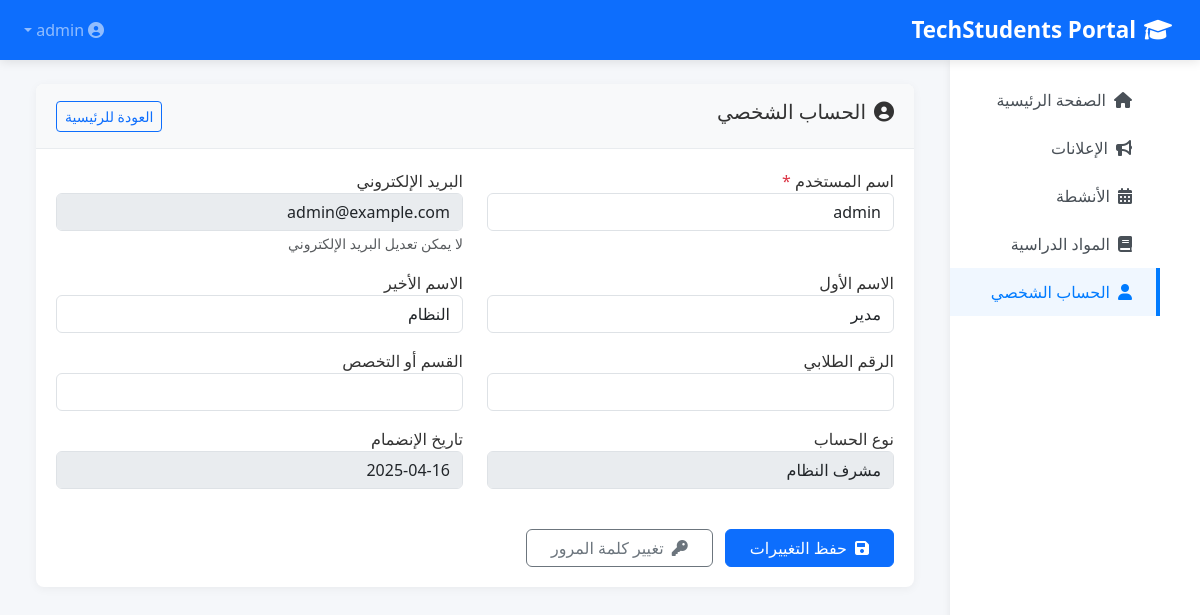
The page /profile (signed in) on the database its author committed.
### models.py (models this page shows, shortened)
class User(UserMixin, db.Model):
    id = db.Column(db.Integer, primary_key=True)
    username = db.Column(db.String(64), unique=True, nullable=False)
    email = db.Column(db.String(120), unique=True, nullable=False)
    password_hash = db.Column(db.String(256), nullable=False)
    first_name = db.Column(db.String(64))
    last_name = db.Column(db.String(64))
    student_id = db.Column(db.String(20))
    department = db.Column(db.String(100))
    role = db.Column(db.String(20), default='student')  # 'student', 'teacher', 'admin'
    created_at = db.Column(db.DateTime, default=datetime.utcnow)
    updated_at = db.Column(db.DateTime, default=datetime.utcnow, onupdate=datetime.utcnow)
    announcements = db.relationship('Announcement', backref='author', lazy='dynamic')
    events = db.relationship('Event', backref='organizer', lazy='dynamic')
    courses = db.relationship('Course', backref='instructor', lazy='dynamic')
    enrollments = db.relationship('Enrollment', backref='student', lazy='dynamic')
    assignments_submitted = db.relationship('AssignmentSubmission', backref='student', lazy='dynamic')

### app.py (the view)
@app.route('/profile', methods=['GET', 'POST'])
@login_required
def profile():
    form = forms.UserProfileForm(original_username=current_user.username)
    if form.validate_on_submit():
        current_user.username = form.username.data
        current_user.first_name = form.first_name.data
        current_user.last_name = form.last_name.data
        current_user.student_id = form.student_id.data
        current_user.department = form.department.data
        db.session.commit()
        flash('Your profile has been updated.', 'success')
        return redirect(url_for('profile'))
    elif request.method == 'GET':
        form.username.data = current_user.username
        form.first_name.data = current_user.first_name
        form.last_name.data = current_user.last_name
        form.student_id.data = current_user.student_id
        form.department.data = current_user.department
    return render_template('profile.html', title='Profile', form=form)

### forms/__init__.py (shortened to what this page needs)
class UserProfileForm(FlaskForm):
    username = StringField('اسم المستخدم', validators=[DataRequired(), Length(min=4, max=64)])
    first_name = StringField('الاسم الأول', validators=[Optional(), Length(max=64)])
    last_name = StringField('الاسم الأخير', validators=[Optional(), Length(max=64)])
    student_id = StringField('الرقم الطلابي', validators=[Optional(), Length(max=20)])
    department = StringField('القسم أو التخصص', validators=[Optional(), Length(max=100)])
    submit = SubmitField('تحديث الملف الشخصي')
    def __init__(self, original_username, *args, **kwargs):
        super(UserProfileForm, self).__init__(*args, **kwargs)
        self.original_username = original_username

### app.py (called while the page is built)
@login_manager.user_loader
def load_user(user_id):
    return User.query.get(int(user_id))

### templates/profile.html (shortened to what this page needs)
{% extends 'layout.html' %}
{% block content %}
<div class="row">
    <div class="col-12">
        <div class="dashboard-card mb-4">
            <div class="card-header-custom d-flex justify-content-between align-items-center">
                <h5><i class="fas fa-user-circle me-2"></i>الحساب الشخصي</h5>
                <a href="{{ url_for('dashboard') }}" class="btn btn-sm btn-outline-primary">العودة للرئيسية</a>
            </div>
            <div class="card-body-custom">
                <form method="POST" action="{{ url_for('profile') }}">
                    <div class="row">
                        <div class="col-md-6">
                            <div class="form-group mb-3">
                                <label for="username">اسم المستخدم <span class="text-danger">*</span></label>
                                {{ form.username(class="form-control", id="username") }}
                            </div>
                        </div>
                        <div class="col-md-6">
                            <div class="form-group mb-3">
                                <label>البريد الإلكتروني</label>
                                <input type="email" class="form-control" value="{{ current_user.email }}" disabled>
                                <small class="text-muted">لا يمكن تعديل البريد الإلكتروني</small>
                            </div>
                        </div>
                    </div>
                    <div class="row">
                        <div class="col-md-6">
                            <div class="form-group mb-3">
                                <label for="first_name">الاسم الأول</label>
                                {{ form.first_name(class="form-control", id="first_name") }}
                            </div>
                        </div>
                        <div class="col-md-6">
                            <div class="form-group mb-3">
                                <label for="last_name">الاسم الأخير</label>
                                {{ form.last_name(class="form-control", id="last_name") }}
                            </div>
                        </div>
                    </div>
                    <div class="row">
                        <div class="col-md-6">
                            <div class="form-group mb-3">
                                <label for="student_id">الرقم الطلابي</label>
                                {{ form.student_id(class="form-control", id="student_id") }}
                            </div>
                        </div>
                        <div class="col-md-6">
                            <div class="form-group mb-3">
                                <label for="department">القسم أو التخصص</label>
                                {{ form.department(class="form-control", id="department") }}
                            </div>
                        </div>
                    </div>
                    <div class="row">
                        <div class="col-md-6">
                            <div class="form-group mb-3">
                                <label>نوع الحساب</label>
                                <input type="text" class="form-control" value="{% if current_user.is_admin %}مشرف النظام{% elif current_user.is_teacher %}مدرس{% else %}طالب{% endif %}" disabled>
                            </div>
                        </div>
                        <div class="col-md-6">
                            <div class="form-group mb-3">
                                <label>تاريخ الإنضمام</label>
                                <input type="text" class="form-control" value="{{ current_user.created_at.strftime('%Y-%m-%d') }}" disabled>
                            </div>
                        </div>
                    </div>
                    <div class="mt-4">
                        <button type="submit" class="btn btn-primary px-4 me-2">
                            <i class="fas fa-save me-2"></i>حفظ التغييرات
                        </button>
                        <a href="{{ url_for('change_password') }}" class="btn btn-outline-secondary px-4">
                            <i class="fas fa-key me-2"></i>تغيير كلمة المرور
                        </a>
                    </div>
                </form>
            </div>
        </div>
    </div>
</div>
{% endblock %}

### static/css/style.css (style rules this page uses)
body { font-family: 'Tajawal', 'Segoe UI', Tahoma, Geneva, Verdana, sans-serif; background-color: #f5f7fa; color: #333; direction: rtl; text-align: right; }
.dashboard-card { background-color: #fff; border-radius: 0.5rem; box-shadow: 0 2px 10px rgba(0,0,0,0.05); margin-bottom: 1.5rem; overflow: hidden; }
.card-header-custom { background-color: #f8f9fa; padding: 1rem 1.25rem; border-bottom: 1px solid #e9ecef; font-weight: 600; }
.card-body-custom { padding: 1.25rem; }
.me-2 { margin-left: 0.5rem !important; margin-right: 0 !important; }

### rows shown on the page
User: username "admin", email "admin@example.com", first_name "مدير", last_name "النظام", created_at "2025-04-16"
